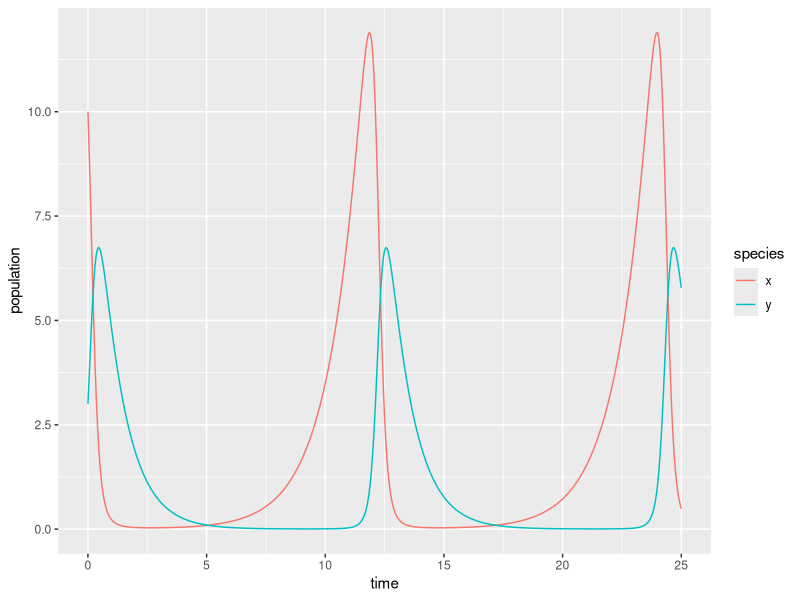

Write R code to recreate this figure.
## ---- chunk 1
knitr::opts_chunk$set(echo = TRUE)
library(tidyverse)
library(deSolve)
library(kableExtra)
## ---- chunk 2
# Create a sequence of times (days): 
time <- seq(0, 25, by = 0.05)

# Set some parameter values (these can change - keep it in mind):
parameters <- c(alpha = .75, beta = 0.8, delta = 0.5, gamma = 1)

# Set the initial condition (prey and predator populations at t = 0).
# Recall: x = prey, y = predator
init_cond <- c(x = 10, y = 3)

# Prepare the series of differential equations as a function: 
lk_equations <- function(time, init_cond, parameters) {
  with(as.list(c(init_cond, parameters)), {
    dxdt = alpha * x - beta * x * y
    dydt = delta * x * y - gamma * y
    return(list(c(dxdt, dydt)))
  })
}

# Find the approximate the solution using `deSolve::ode()`:
approx_lk <- ode(y = init_cond, times = time, func = lk_equations, parms = parameters)

# Check the class: 
class(approx_lk)

# We really want this to be a data frame, and we want both prey (x) and predator (y) to be in the same column -- we'll learn why in EDS 221 (tidy data)
approx_lk_df <- data.frame(approx_lk) %>% 
  pivot_longer(cols = c(x,y), names_to = "species", values_to = "population")

# Plot it! 
ggplot(data = approx_lk_df, aes(x = time, y = population)) +
  geom_line(aes(color = species))
